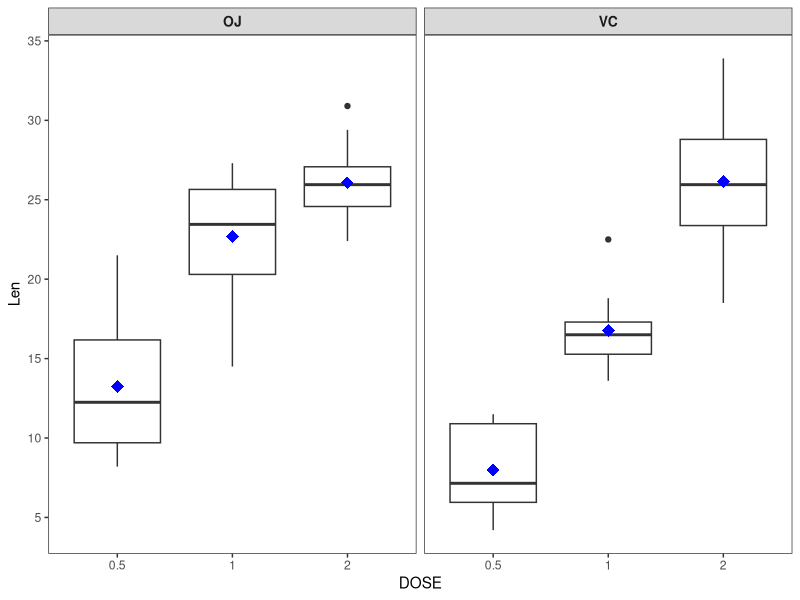

Write R code to recreate this figure.
# MSSV : 23166049 Đỗ Huỳnh Duy Long
# MSSV : 23166054 Nguyễn Nhật Minh
# MSSV : 23166096 Lê Thanh Tài
library(ggplot2)
library(dplyr)

# Tạo biểu đồ hộp
ggplot(ToothGrowth, 
       aes(x = factor(dose), y = len)
) +
  geom_boxplot() +
  stat_summary(fun = mean, 
               geom = "point", shape = 18, size = 4, color = "blue") + # Tính trung bình
  facet_wrap(~ supp) + # Tách 2 bảng so sánh
  scale_y_continuous(breaks = seq(5, 35, by = 5)) + # Chia trục y cách nhau 5 đơn vị
  labs(x = "DOSE", y = "Len") + # Tiêu đề cho chiều dài răng và liều lượng vitamin C
  theme_bw() +
  theme(
    strip.text = element_text(face = "bold", size = 10), # Tùy chỉnh nhãn facet
    panel.grid = element_blank() # Xóa toàn bộ lưới nền
  )



#Phân tích biểu đồ so sánh sư phát triển răng của lợn Guinea của 2 vitamin C khác nhau OJ(nước cam) và VC(vitamin tổng hợp)
# Phân loại:
  # + Biểu đồ chia thành 2 panel để so sánh : OJ và VC
#Trục X:
  # + Trục X biểu diễn liều lượng vitamin C : 0.5, 1 và 2 mg 
  # + Mỗi hộp trên trục X là chiều dài răng ở mức vitamin nhất định cho từng loại bổ sung
#Trục Y:
  # + Trục Y biểu diễn chiều dài răng của lọn Guinea, với giá trị từ khoảng 5 đến 35 mm
  # + Chiều dài răng càng lớn biểu thị phát triển răng tốt hơn
#Hộp, trung bình và trung vị:
  # + Mỗi hộp trong biểu đồ thể hiện phạm vi của các giá trị chiều dài răng cho một mức liều lượng cụ thể
  # + Phần giữa hộp biểu diễn khoảng tứ phân vị (IQR), tức là 50% dữ liệu nằm trong khoảng từ Q1 (phân vị thứ nhất) đến Q3 (phân vị thứ ba)
  # + Đường giữa hộp biểu thị trung vị của chiều dài răng
  # + Hai đường râu mở rộng từ Q1 đến giá trị nhỏ nhất và từ Q3 đến giá trị lớn nhất, nhưng chỉ trong phạm vi 1.5 lần IQR. 
  # + Các điểm nằm ngoài phạm vi này được coi là giá trị ngoại lai (outliers)
  # + Các điểm hình thoi màu xanh biểu diễn giá trị trung bình của chiều dài răng tại mỗi liều lượng
#So sánh OJ và VC
  # + Ở tất cả các mức liều lượng (0.5, 1, và 2 mg), nhóm sử dụng OJ (nước cam) có chiều dài răng trung bình cao hơn so với nhóm sử dụng VC
  # + Điều này gợi ý rằng OJ có thể có hiệu quả tốt hơn VC trong việc thúc đẩy sự phát triển của răng ở lợn Guinea khi so sánh ở cùng liều lượng
#Ảnh hưởng của liều lượng:
  # + Cả hai loại bổ sung đều cho thấy xu hướng tăng chiều dài răng khi tăng liều lượng từ 0.5 đến 2 mg
  # + Đặc biệt, ở liều lượng 2 mg, chiều dài răng đạt mức cao nhất ở cả hai nhóm, điều này cho thấy liều lượng cao hơn có khả năng thúc đẩy tăng trưởng mạnh hơn
#Phân tán dữ liệu:  
  # + Nhóm OJ có sự phân tán (khoảng cách từ giá trị nhỏ nhất đến giá trị lớn nhất) lớn hơn ở mức liều lượng thấp (0.5 mg) so với mức liều lượng cao (2 mg)
  # + Đối với nhóm VC, sự phân tán ở liều lượng thấp cũng lớn, với một số giá trị ngoại lai
#Tổng quan:
  # + Biểu đồ cho thấy OJ có vẻ hiệu quả hơn VC trong việc thúc đẩy sự phát triển răng của lợn Guinea ở các liều lượng khác nhau
  # + Liều lượng của vitamin C có ảnh hưởng rõ rệt đến sự phát triển răng, với liều lượng cao hơn (2 mg) đạt được chiều dài răng lớn hơn
  # + Sự khác biệt về hiệu quả giữa OJ và VC ở các liều lượng khác nhau gợi ý rằng nguồn cung cấp vitamin C (tự nhiên từ nước cam hoặc tổng hợp) có thể có tác động khác nhau đến sự phát triển của răng